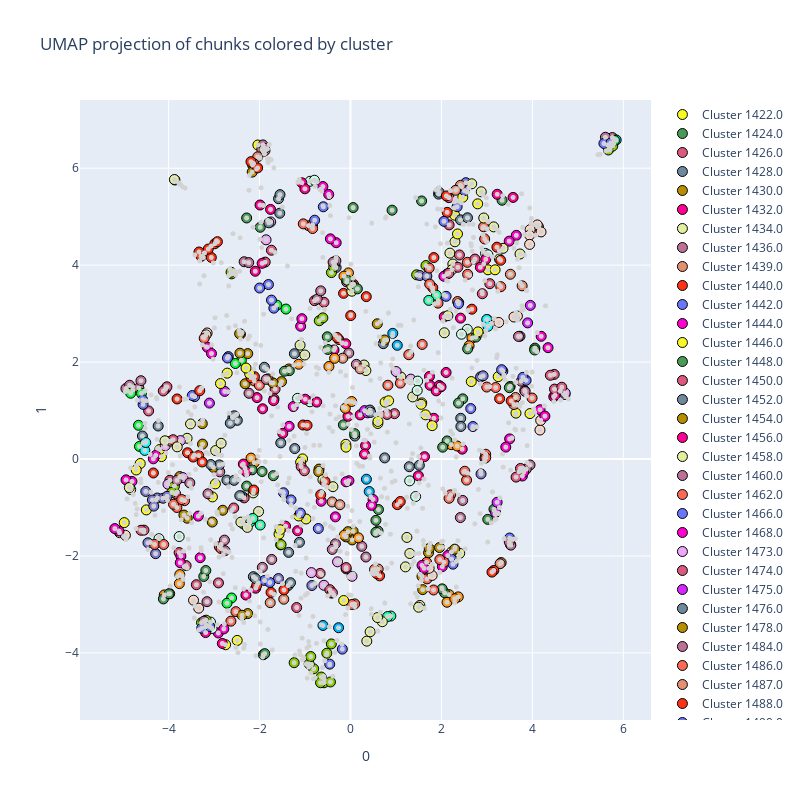

Write notebook code for a chart like this one.
### Code cell
import plotly.express as px
import plotly.graph_objects as go
import numpy as np

# Define a qualitative colormap
colormap = px.colors.qualitative.Light24

# Plot UMAP projection as scatter plot
fig = px.scatter(
    umap_projection.iloc[sort_idx].reset_index(),
    x=0,
    y=1,
    labels={'color': 'Cluster'},
    title='UMAP projection of chunks colored by cluster',
    hover_data={"index"}
).update_traces(marker=dict(color='lightgray', size=5)).update_layout(
    width=800,
    height=800
)

# Add exemplar points on top of all points
for cluster_id, exemplar_points in exemplars.items():
    # Convert cluster_id to integer and use modulo to cycle through colors
    color_index = int(np.round(cluster_id)) % len(colormap)
    cluster_color = colormap[color_index]
    
    fig.add_trace(
        go.Scatter(
            x=umap_projection.iloc[exemplar_points, 0],
            y=umap_projection.iloc[exemplar_points, 1],
            mode='markers',
            marker=dict(
                size=10,
                color=cluster_color,
                line=dict(width=1, color='Black')
            ),
            name=f'Cluster {cluster_id}',
            legendgroup=f'Cluster {cluster_id}',
            showlegend=True
        )
    )

fig.show()
